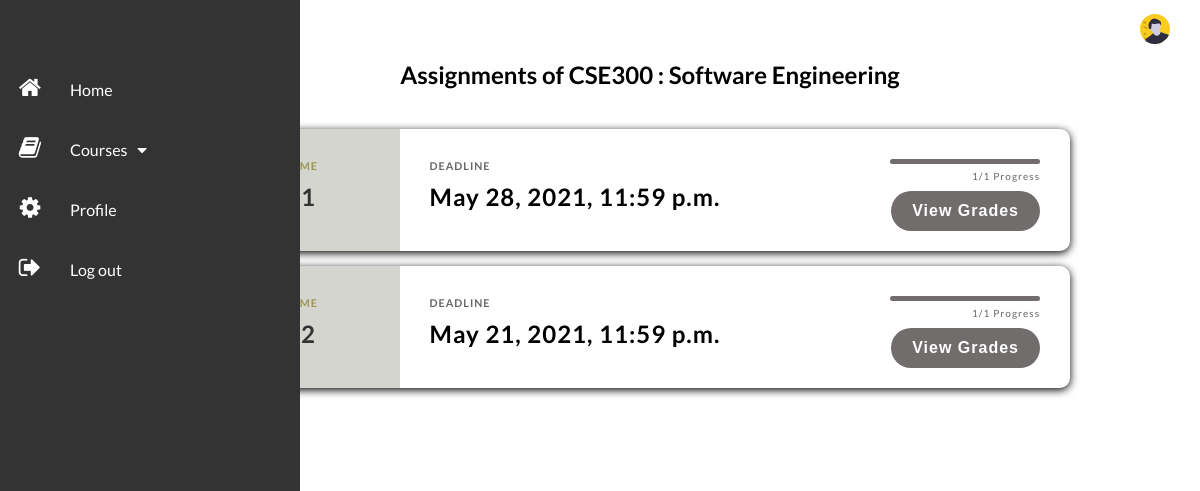
/student_assignment/CSE300/Software Engineering/ (signed in), run on the app's committed database.
### lms/models.py (models this page shows, shortened)
class Course(models.Model):
    course_id = models.CharField(primary_key=True,max_length=10, null=False)
    course_name = models.CharField(max_length=50, null=False)
    course_details = models.CharField(max_length=500, null=False)
    professor_id = models.ForeignKey(Faculty, on_delete=models.CASCADE,null=False)
    course_credits = models.FloatField(null=False)
    class Meta:
        verbose_name_plural = 'Course Information'
        unique_together = (('course_id', 'professor_id', 'course_name'),)
    def __str__(self):
        return self.course_id

class Faculty_Assignment(models.Model):
    assign_id = models.CharField(primary_key=True,max_length=10)
    course_id = models.CharField(max_length=50)
    faculty_id = models.CharField(max_length=50)
    PDF = models.CharField(max_length=50)
    marks = models.IntegerField(null=False)
    deadline = models.DateTimeField()

### lms/views.py (the view)
# urls.py: url(r'^student_assignment/(?P<course_id>\w+)/(?P<course_name>[\w\s]+)/$', views.student_assignment, name='student_assignment'),
def student_assignment(request, course_id, course_name):
    assignments = Faculty_Assignment.objects.filter(course_id=course_id)
    assign_info = []
    deadline = 0
    email = Student.objects.get(email_id=request.user)
    stu_course = Student_Course.objects.filter(email=email)
    course = []
    designation = "student"
    for i in stu_course:
        cn = Course.objects.filter(course_id=i.course_id)
        for j in cn:
            d = {"course_id": i.course_id,
                 "course_name": j.course_name,
                 }
            course.append(d)
    for i in assignments:
        d = Faculty_Assignment.objects.filter(assign_id=i.assign_id)
        for i in d:
            deadline = i.deadline
        count_check = Student_Assignment.objects.filter(assign_id=i.assign_id, student_id=request.user).count()
        if (count_check == 0):
            status = "Upload"
        else:
            graded = Student_Grade.objects.filter(assign_id=i.assign_id, student_id=request.user).count()
            if (graded == 0):
                status = "Edit"
            else:
                status = "View Grades"
        data = {"assign_id": i.assign_id,
                "deadline": deadline,
                "status": status,
                }
        assign_info.append(data)
    return render(request, 'lms/student_assignment.html',
                  context={"assign_info": assign_info, "course_id": course_id, "course_name": course_name,
                           "course": course, "designation": designation})

### lms/models.py (called while the page is built)
    def __str__(self):
        return self.email

### lms/templates/lms/student_assignment.html (shortened to what this page needs)
{% extends "lms/base.html" %} {% load static %} {% block content %}
    <link rel="stylesheet" href="https://stackpath.bootstrapcdn.com/font-awesome/4.7.0/css/font-awesome.min.css"
/>
    <link rel="stylesheet" href={% static 'css/fac_style.css' %}>
<div class="container1">
    <h2>Assignments of {{ course_id }} : {{ course_name }}</h2>
</div>
{% if assign_info %}
{% for i in assign_info %}
    <div class="course">
        <div class="preview">
            <h6>Assignment name</h6>
            <h2 style="color: #333">{{ i.assign_id }}</h2>
        </div>
        <div class="info">
            <div class="progress-wrapper">
                {% if i.status == "Upload" %}
                    <div class="progress"></div>
                    <span class="progress-text">
                        0/1 Progress
                    </span>
                {% else %}
                    <div class="progress1"></div>
                    <span class="progress1-text">
                        1/1 Progress
                    </span>
                {% endif %}
            </div>
            <h6>
                Deadline
            </h6>
            <h2> {{ i.deadline }}</h2>
            <button class="btn">
                {% if i.status == "View Grades" %}
                    <a href=" /get_students_grade/{{ course_id }}/{{ course_name }} "
                   class="btn-a"
                   style="color: #ffffff">{{ i.status }}</a>
                {% else %}
                    <a href="/upload_student_assignment/{{ i.assign_id }}/{{ course_id }}/{{ course_name }}"
                   class="btn-a"
                   style="color: #ffffff">{{ i.status }} Assignment</a>
                {% endif %}
            </button>
        </div>
    </div>
{% endfor %}
    {% else %}
     <div class="no-assign">
        <h1>No Assignments given!</h1>
    </div>
    {% endif %}
{% endblock %}

### lms/static/css/fac_style.css (style rules this page uses)
* { margin: 0; padding: 0; }
body { box-sizing: border-box; font-family: "Lato", sans-serif; }
a { text-decoration: none; }
.btn { border: 2px solid gray; color: gray; background-color: white; padding: 8px 10px; border-radius: 8px; font-size: 20px; font-weight: bold; text-align: center; }

### lms/templates/lms/student_assignment.html (style rules this page uses)
.course { background: #fff; border-radius: 10px; box-shadow: 0px 2px 8px; rgba(0, 0, 0, 0.2); display: flex; max-width: 100%; overflow: hidden; width: 900px; height: 100%; position: relative; margin-top: 0.9rem; margin-bottom: 0.9rem; top: 50%; left: 50%; transform: translate(-50%, -50%); }
.course h6 { opacity: 0.6; letter-spacing: 1px; text-transform: uppercase; }
.course h2 { letter-spacing: 1px; margin: 10px 0; }
.preview { background: #d5d5d0; color: #333; padding: 30px; width: 250px; position: relative; box-shadow: black; }
.preview h2 { color: #333; }
.preview h6 { color: #766c00; font-weight: bold; }
.info { padding: 30px; position: relative; width: 100%; }
.progress-wrapper { position: absolute; top: 30px; right: 30px; text-align: right; width: 150px; }
.progress1 { background: #dddddd; border-radius: 3px; height: 5px; width: 100%; }
.progress1::after { content: ''; border-radius: 3px; background: #716d6d; position: absolute; top: 0; left: 0; height: 5px; width: 100%; }
.progress1-text { font-size: 10px; opacity: 0.6; letter-spacing: 1px; }
.btn { background: #716d6d; border: 1px solid transparent; box-shadow: 0px 5px 10px; rgba(0, 0, 0, 0.2); color: #fff; font-size: 16px; padding: 10px 20px; position: absolute; bottom: 20px; right: 30px; letter-spacing: 1px; cursor: pointer; transition: all 0.4s ease-in-out; font-weight: bold; border-radius: 20px; }
.container1 { display: grid; margin-left: 60px; grid-template-columns: 1fr; grid-template-rows: 0.2fr 3fr; grid-template-areas: "nav" "main"; }
.container1 h2 { text-align: center; }

### data on the page
Course: course_name "Software Engineering"
Faculty_Assignment: deadline "May 28, 2021, 11:59 p.m."
Faculty_Assignment: deadline "May 21, 2021, 11:59 p.m."

### other printed values
{{ course_id }} "CSE300"
{{ i.status }} "View Grades" "View Grades"
